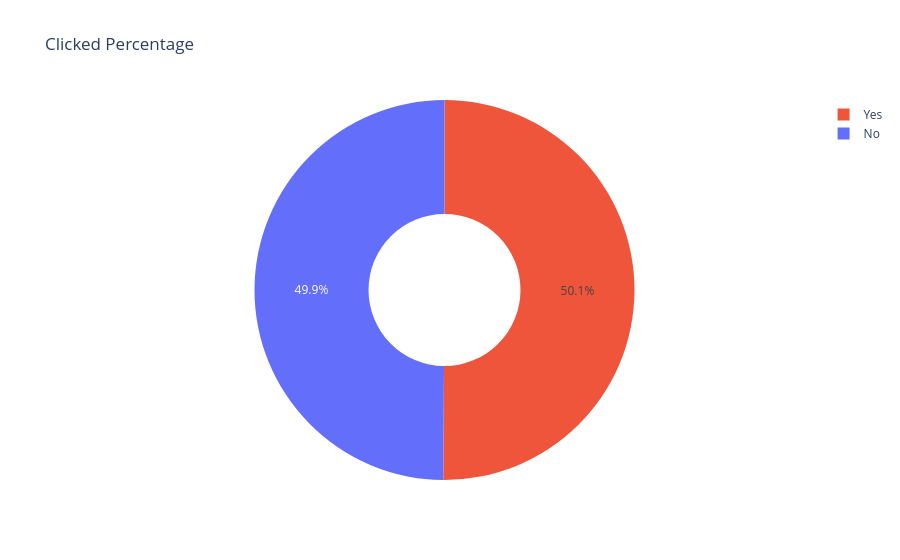

Notebook cell for this chart:
### Code cell
counts = df_plot['Clicked'].value_counts()

fig = px.pie(values=counts.values, names=counts.index, title='Clicked Percentage',
             color=counts.index, color_discrete_map=color_map, hole=0.4)
fig.show()

### Figure 1 — Plotly figure (JSON) as saved in the notebook; plotly's stock layout.template omitted (floating-point values rounded to 4 significant figures)
{"data": [{"customdata": [["Yes"], ["No"]], "domain": {"x": [0.0, 1.0], "y": [0.0, 1.0]}, "hole": 0.4, "hovertemplate": "label=%{label}<br>value=%{value}<br>color=%{customdata[0]}<extra></extra>", "labels": ["Yes", "No"], "legendgroup": "", "marker": {"colors": ["#EF553B", "#636EFA"]}, "name": "", "showlegend": true, "type": "pie", "values": [250, 249]}], "layout": {"legend": {"tracegroupgap": 0}, "title": {"text": "Clicked Percentage"}}}
